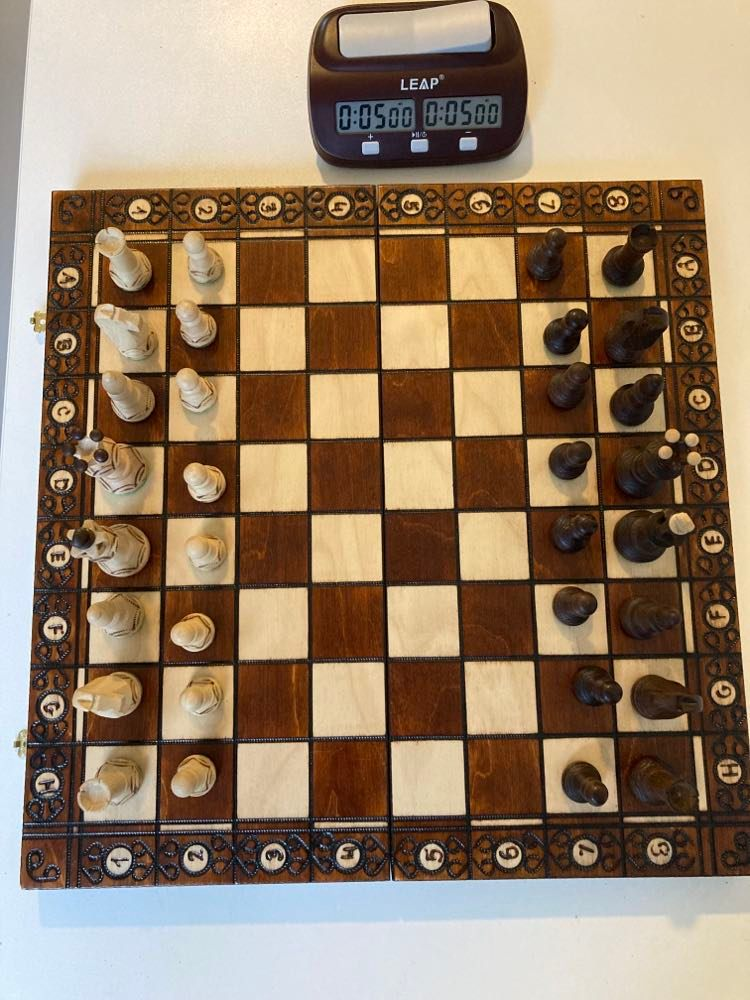
#> input picture photos_test/0.jpg, 750 x 1000 px
$ jupyter execute box_detection.ipynb   (older library calls are emulated)
#> lines starting #> are read from the running program, lines starting #| are printed output that depends on the picture; after the words box and inside, x2 and y2 are one past the last pixel; in counts of white or black regions, pixels touching at a corner belong together; long printed decimals are rounded
[cell 1]
import cv2
import numpy as np
from matplotlib import pyplot as plt

import os
print(os.getcwd())

img = cv2.imread('./photos_test/0.jpg',1)
#> img is the input picture: shape (1000, 750, 3); mean B, G, R 105, 128.1, 150
img = cv2.cvtColor(img, cv2.COLOR_BGR2RGB)
img_gray= cv2.cvtColor(img, cv2.COLOR_RGB2GRAY)
plt.imshow(img_gray, cmap = 'gray')
plt.show()

[cell 2]
kernel_size = 3
sigma = 1.4

gaussian_blur = cv2.GaussianBlur(img_gray,(5,5),1.4,1.4,cv2.BORDER_DEFAULT)

plt.imshow(gaussian_blur, cmap = 'gray')
plt.show()

[cell 3]
def apply_binary_threshold(img, threshold):
#> called with threshold = 128
    height, width = img.shape
    binary_image = np.copy(img)
    for i in range(height):
        for j in range(width):
            if img[i,j] >=threshold:
                binary_image[i,j] = 255
            else :
                binary_image[i,j] = 0
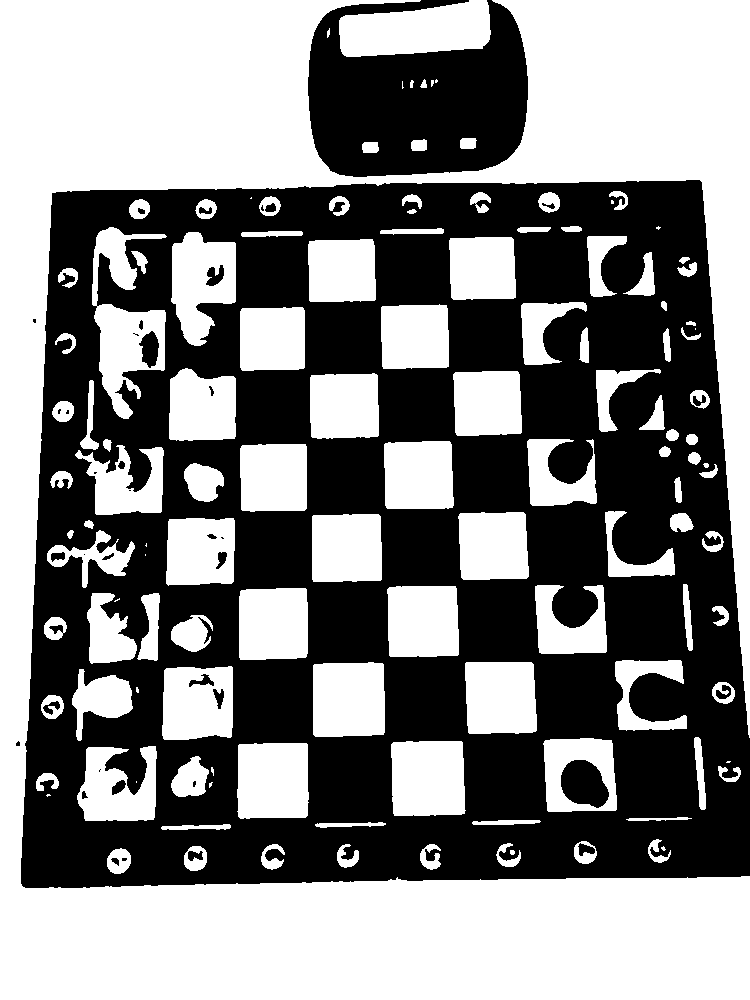
#> binary_image: shape (1000, 750); 51.6% white; 39 black regions (13 under 20 px), largest, box (x1, y1, x2, y2) and area: (21, 180, 750, 888) 330932, (308, 0, 528, 177) 27901, (561, 760, 609, 808) 1684
    return binary_image

threshold = 128
binary_img = apply_binary_threshold(gaussian_blur, threshold)
plt.imshow(binary_img, cmap = 'gray')
plt.show()

[cell 4]
# avec le laplacian
laplacian = cv2.Laplacian(binary_img,cv2.CV_64F)

# avec sobel
sobelx = cv2.Sobel(binary_img,cv2.CV_8UC1,1,0,ksize=5)
#> sobelx: shape (1000, 750); 4.8% white; 401 white regions (74 under 20 px), largest, box (x1, y1, x2, y2) and area: (698, 178, 749, 740) 2420, (90, 225, 125, 421) 1038, (477, 0, 530, 173) 1031
sobely = cv2.Sobel(binary_img,cv2.CV_8UC1,0,1,ksize=5)
#> sobely: shape (1000, 750); 4.9% white; 326 white regions (29 under 20 px), largest, box (x1, y1, x2, y2) and area: (19, 874, 750, 890) 3110, (312, 130, 526, 179) 1173, (45, 537, 137, 555) 641


plt.subplot(2,2,1),plt.imshow(img_gray,cmap = 'gray')
plt.title('Original'), plt.xticks([]), plt.yticks([])
plt.subplot(2,2,2),plt.imshow(laplacian,cmap = 'gray')
plt.title('Laplacian'), plt.xticks([]), plt.yticks([])
plt.subplot(2,2,3),plt.imshow(sobelx,cmap = 'gray')
plt.title('Sobel X'), plt.xticks([]), plt.yticks([])
plt.subplot(2,2,4),plt.imshow(sobely,cmap = 'gray')
plt.title('Sobel Y'), plt.xticks([]), plt.yticks([])
plt.show()

# Sobel transformations

[cell 5]
plt.subplots(1, 3, figsize=(20,10))

plt.subplot(1,3,1),plt.imshow(img_gray,cmap = 'gray')
plt.title('Original'), plt.xticks([]), plt.yticks([])
plt.subplot(1,3,2),plt.imshow(sobelx,cmap = 'gray')
plt.title('Sobel X'), plt.xticks([]), plt.yticks([])
plt.subplot(1,3,3),plt.imshow(sobely,cmap = 'gray')
plt.title('Sobel Y'), plt.xticks([]), plt.yticks([])
plt.show()

[cell 6]
cdst = np.copy(img)

edges = cv2.Canny(binary_img,50,150,apertureSize = 3)
#> edges: shape (1000, 750); 2.8% white in thin lines or dots, all inside (x1, y1, x2, y2) = (15, 0, 750, 888)

plt.imshow(edges)
plt.show()

lines = cv2.HoughLines(edges, 1, np.pi / 180, 50, None, 0, 0)
#> lines = 1444 rows, first 8: [887, 1.55], [-681, 3.05], [192, 1.55], [828, 1.55], [65, 0.0524], [-503, 3.09], [587, 1.55], [822, 1.55]
for rho,theta in lines[0]:
    a = np.cos(theta)
    b = np.sin(theta)
    x0 = a*rho
    y0 = b*rho
    x1 = int(x0 + 1000*(-b))
    y1 = int(y0 + 1000*(a))
    x2 = int(x0 - 1000*(-b))
    y2 = int(y0 - 1000*(a))

    cv2.line(cdst,(x1,y1),(x2,y2),(0,0,255),2)
#> this loop made 1 pass
#> (rho, theta, a, b, x0, y0, x1, y1) on pass 1: (887, 1.55, 0.0175, 1, 15.48, 886.9, -984, 904)
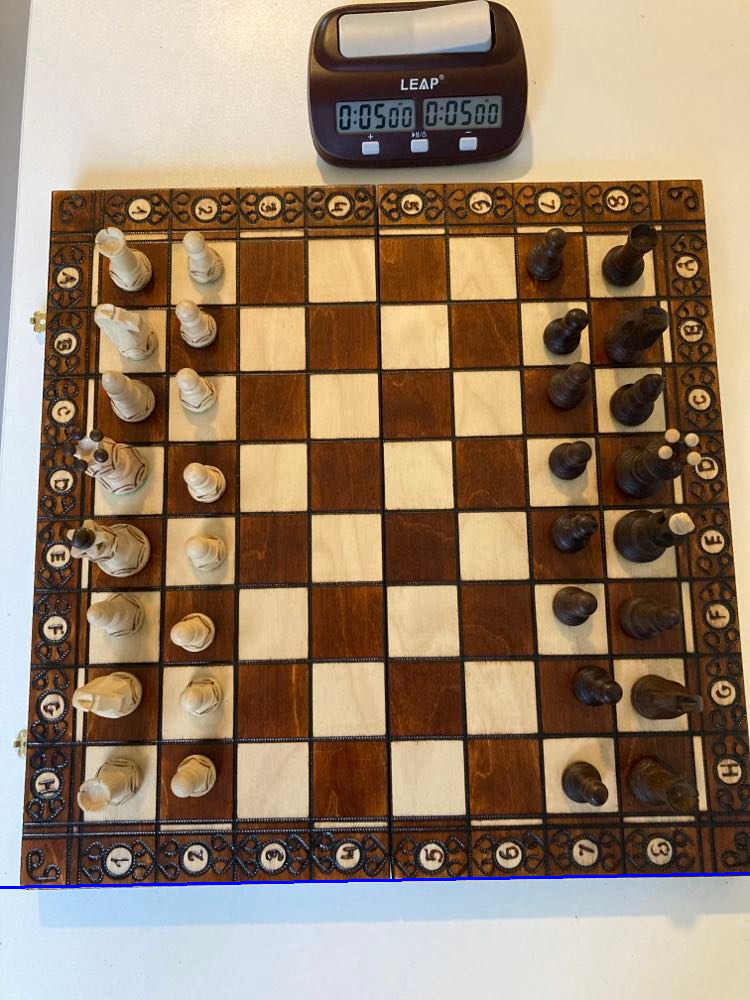
#> cdst: shape (1000, 750, 3); mean R, G, B 149.7, 127.8, 105.6

[cell 7]
def get_points_full_line(l, width, height):
    x1, y1, x2, y2 = l[0], l[1], l[2], l[3]

    if x1 == x2 :
        return (x1, 0), (x2, height)

    if y1 == y2 :
        return (0, y1), (width, y1)

    slope = (y2 - y1) / (x2 - x1)
    ord_origin = y1 - slope * x1

    if y1 < y2 :
        return (0, round(ord_origin)), (round((height - ord_origin) / slope) , height)
    elif y1 > y2 :
        return (0, round(ord_origin)), (round(( - ord_origin) / slope) , 0)

# [13 lines of commented-out code are left out]

[cell 8]
def check_line_already_existing(point1, point2, points, epsilon):
    for (x1, y1), (x2, y2)  in points:
        if np.sqrt((point1[0] -x1)**2 + (point1[1] -y1)**2) < epsilon and np.sqrt((point2[0] -x2)**2 + (point2[1] -y2)**2):
            return True
    return False

def dist(p1, p2):
    return np.sqrt((p1[0]- p2[0])**2 + (p1[1]- p2[1])**2)

[cell 9]
img_lines = np.copy(img)
img_lines_prolonged = np.copy(img)

# Probabilistic Line Transform
linesP = cv2.HoughLinesP(edges, 1, np.pi / 180, 30, None, 50, 10)
#> linesP = 77 rows, first 6: [261, 882, 388, 880], [21, 846, 32, 618], [163, 825, 230, 824], [501, 183, 686, 180], [711, 307, 748, 736], [382, 229, 442, 228]
length_lines = []

if linesP is not None:
    for i in range(0, len(linesP)):
        l = linesP[i][0]
        length_lines.append(dist((l[0],l[1]),(l[2], l[3])))
#> this loop made 77 passes
#> after the loop, length_lines = 77 values, max 430.6 at index 4, min 51 at index 16, mean 80.55

median_length_lines = np.median(length_lines)
#> median_length_lines = 63.2
print(median_length_lines)
#| 63.198
points = []
# Draw the lines
if linesP is not None:
    for i in range(0, len(linesP)):
        l = linesP[i][0]
        if  median_length_lines - 20 < dist((l[0],l[1]),(l[2], l[3])) < median_length_lines +20 :
            point1, point2 = get_points_full_line(l, img.shape[1], img.shape[0])
            if not check_line_already_existing(point1, point2, points, 30) :
                points.append((point1, point2))
                cv2.line(img_lines_prolonged, point1, point2, (0,0,255), 3, cv2.LINE_AA)
                cv2.line(img_lines, (l[0], l[1]), (l[2], l[3]), (0,0,255), 3, cv2.LINE_AA)
#> this loop made 77 passes
#> (x1 in get_points_full_line, y1 in get_points_full_line, x2 in get_points_full_line, y2 in get_points_full_line, slope in get_points_full_line, ord_origin in get_points_full_line, point1, point2) on passes 3, 6, 7, 8, 9, 11, 12: (163, 825, 230, 824, -0.0149, 827.4, (0, 827), (55438, 0)), (382, 229, 442, 228, -0.0167, 235.4, (0, 235), (14122, 0)), (527, 440, 530, 504, 21.33, -10802.7, (0, -10803), (553, 1000)), (698, 876, 749, 875, -0.0196, 889.7, (0, 890), (45374, 0)), (91, 463, 93, 386, -38.5, 3966.5, (0, 3966), (103, 0)), (608, 576, 672, 575, -0.0156, 585.5, (0, 586), (37472, 0)), (451, 237, 510, 236, -0.0169, 244.6, (0, 245), (14434, 0))
#> img_lines: shape (1000, 750, 3); mean R, G, B 147.6, 126.1, 107.8
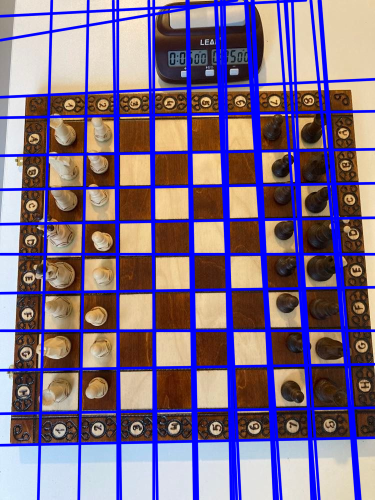
#> img_lines_prolonged: shape (1000, 750, 3) (shown at 1/2 size); mean R, G, B 124.4, 106.6, 136.6
#> after the loop, points = 38 items

[cell 10]
plt.subplots(1, 3, figsize=(20,10))

plt.subplot(1,3,1),plt.imshow(img)
plt.title('Original'), plt.xticks([]), plt.yticks([])
plt.subplot(1,3,2),plt.imshow(img_lines)
plt.title('HoughLinesP'), plt.xticks([]), plt.yticks([])
plt.subplot(1,3,3),plt.imshow(img_lines_prolonged)
plt.title('Lines prolonged'), plt.xticks([]), plt.yticks([])
plt.show()

[cell 11]
img_gray_lines = np.copy(img_gray)
img_gray_lines_prolonged = np.copy(img_gray)
mask_lines = 255 + np.zeros(img_gray.shape)

# Probabilistic Line Transform
linesP = cv2.HoughLinesP(edges, 1, np.pi / 180, 30, None, 50, 10)

if linesP is not None:
    for i in range(0, len(linesP)):
        l = linesP[i][0]
        length_lines.append(dist((l[0],l[1]),(l[2], l[3])))
#> after the loop, length_lines = 154 values, max 430.6 at index 4, min 51 at index 16, mean 80.55

median_length_lines = np.median(length_lines)
print(median_length_lines)
#| 63.198

points = []

# Draw the lines
if linesP is not None:
    for i in range(0, len(linesP)):
        l = linesP[i][0]
        if  median_length_lines - 20 < dist((l[0],l[1]),(l[2], l[3])) < median_length_lines +20 :
            point1, point2 = get_points_full_line(l, img.shape[1], img.shape[0])
            if not check_line_already_existing(point1, point2, points, 30) :
                points.append((point1, point2))
                cv2.line(img_gray_lines, (l[0], l[1]), (l[2], l[3]), 0, 3, cv2.LINE_AA)
                cv2.line(img_gray_lines_prolonged, point1, point2, 0, 3, cv2.LINE_AA)
                cv2.line(mask_lines, point1, point2, 0, 3, cv2.LINE_AA)
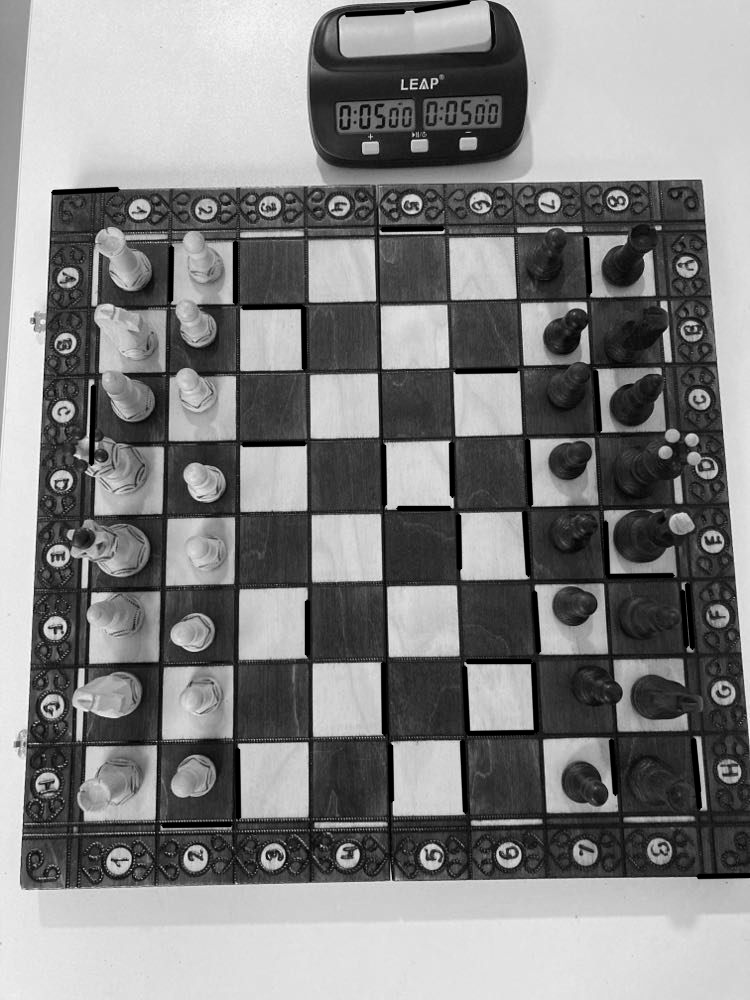
#> img_gray_lines: shape (1000, 750); min 0, max 255, mean 130
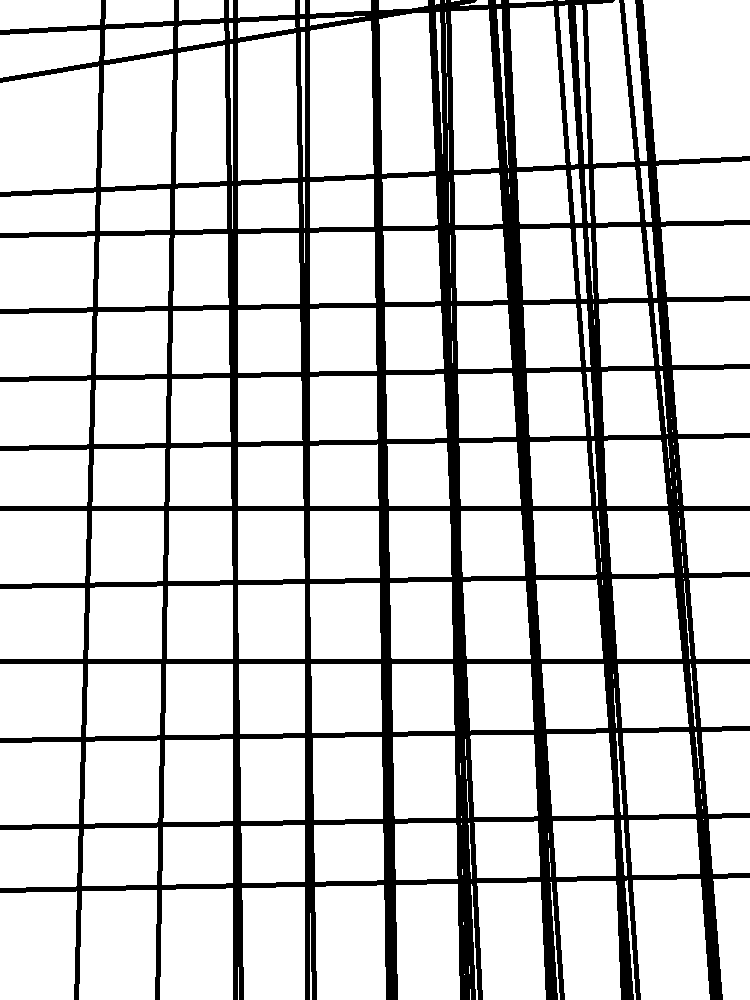
#> mask_lines: shape (1000, 750) float64; 81.9% white; 1 black region, box (x1, y1, x2, y2) and area: (0, 0, 750, 1000) 135595

[cell 12]
plt.subplots(1, 3, figsize=(20,10))

plt.subplot(1,3,1),plt.imshow(img_gray,cmap = 'gray')
plt.title('Original'), plt.xticks([]), plt.yticks([])
plt.subplot(1,3,2),plt.imshow(img_gray_lines_prolonged,cmap = 'gray')
plt.title('Lines prolonged'), plt.xticks([]), plt.yticks([])
plt.subplot(1,3,3),plt.imshow(mask_lines,cmap = 'gray')
plt.title('Mask Lines'), plt.xticks([]), plt.yticks([])
plt.show()

$ run again, with photos_test/1.jpg copied over photos_test/0.jpg
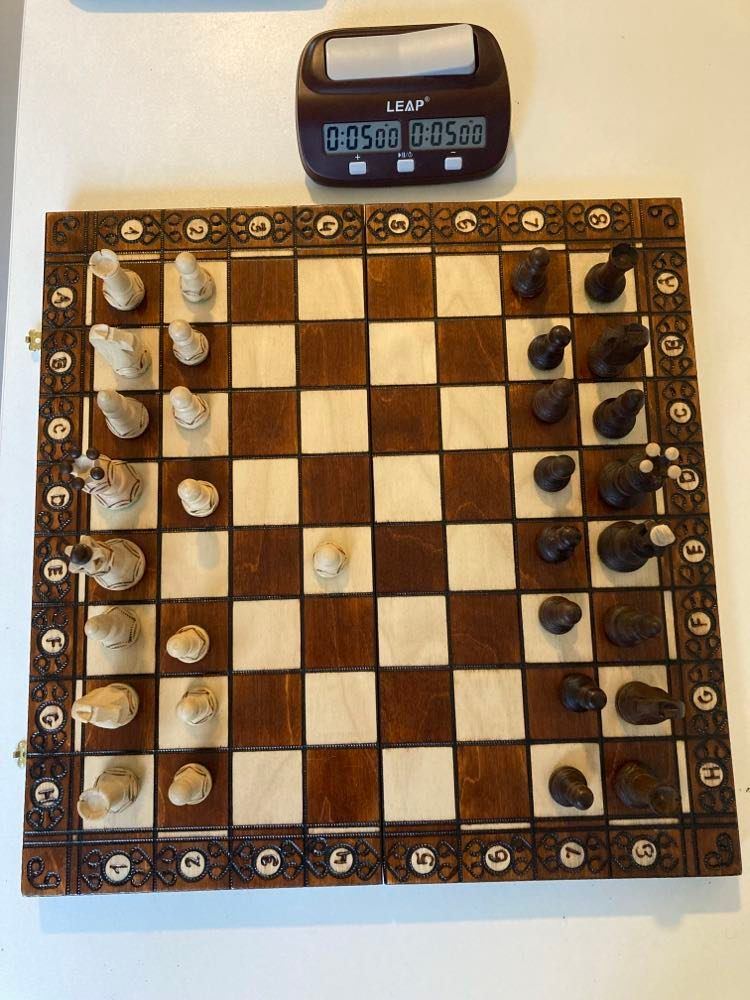
#> input picture photos_test/1.jpg, 750 x 1000 px
#> img is the input picture: shape (1000, 750, 3); mean B, G, R 107, 131.6, 152.7
#> after the loop in apply_binary_threshold, `for i in range(height):`:
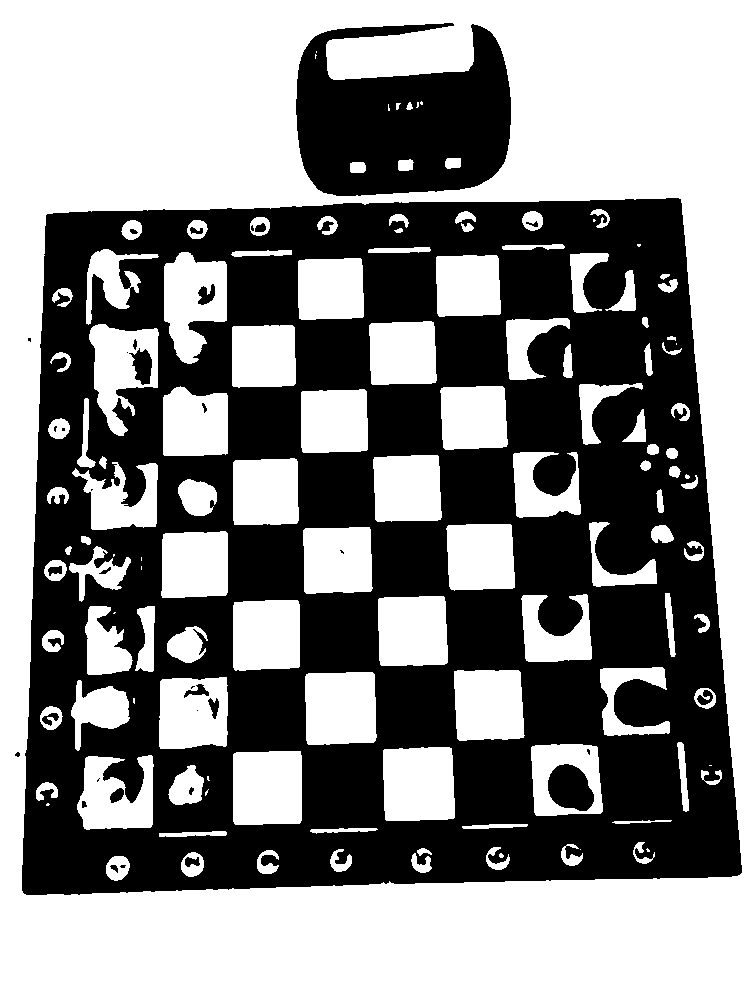
#> binary_image: shape (1000, 750); 53.6% white; 35 black regions (13 under 20 px), largest, box (x1, y1, x2, y2) and area: (22, 198, 742, 895) 317640, (296, 23, 511, 196) 26498, (548, 764, 594, 811) 1602
#> sobelx: shape (1000, 750); 4.8% white; 413 white regions (91 under 20 px), largest, box (x1, y1, x2, y2) and area: (677, 196, 744, 878) 2996, (469, 22, 513, 190) 975, (87, 322, 120, 438) 634
#> sobely: shape (1000, 750); 4.8% white; 318 white regions (31 under 20 px), largest, box (x1, y1, x2, y2) and area: (20, 871, 744, 897) 3101, (298, 149, 510, 198) 1207, (42, 552, 133, 578) 697
#> edges: shape (1000, 750); 2.8% white in thin lines or dots, all inside (x1, y1, x2, y2) = (15, 22, 742, 895)
#> lines = 1263 rows, first 8: [52, 0.0349], [-661, 3.05], [889, 1.55], [896, 1.54], [232, 0], [212, 1.55], [209, 1.55], [-483, 3.09]
#> the loop `for rho,theta in lines[0]:` made 1 pass
#> (rho, theta, a, b, x0, y0, x1, y1) on pass 1: (52, 0.0349, 0.999, 0.0349, 51.97, 1.81, 17, 1001)
#> linesP = 73 rows, first 6: [30, 649, 36, 461], [681, 202, 726, 712], [465, 881, 551, 880], [387, 883, 443, 882], [232, 519, 232, 463], [304, 677, 305, 739]
#> the loop `for i in range(0, len(linesP)):` made 73 passes
#> after the loop `for i in range(0, len(linesP)):`: length_lines = 73 values, max 512 at index 1, min 50 at index 21, mean 79.56
#> median_length_lines = 61.03
#| 61.033
#> the loop `for i in range(0, len(linesP)):` made 73 passes
#> (point1, point2) on passes 4, 6, 9, 11, 12, 13, 15: ((0, 890), (49835, 0)), ((0, -18171), (309, 1000)), ((0, -7569), (623, 1000)), ((0, -10138), (391, 1000)), ((0, -9357), (536, 1000)), ((0, 207), (15516, 0)), ((0, -16726), (306, 1000))
#> after the loop `for i in range(0, len(linesP)):`: points = 44 items
#> after the loop `for i in range(0, len(linesP)):`: length_lines = 146 values, max 512 at index 1, min 50 at index 21, mean 79.56
#| 61.033
#> after the loop `for i in range(0, len(linesP)):`:
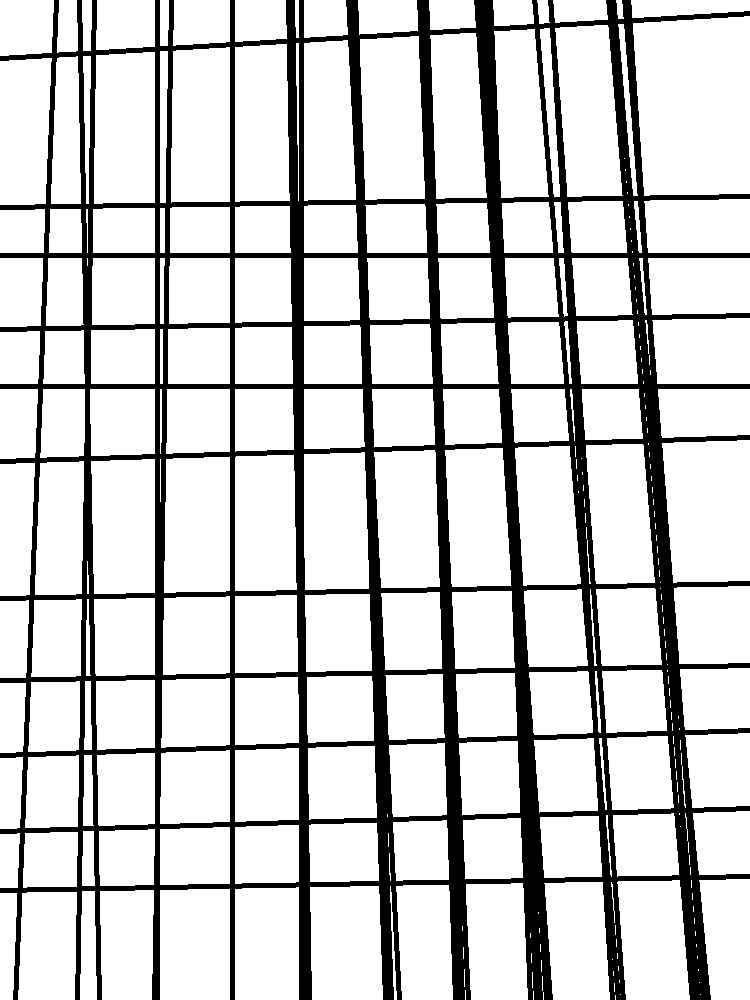
#> mask_lines: shape (1000, 750) float64; 80.7% white; 1 black region, box (x1, y1, x2, y2) and area: (0, 0, 750, 1000) 145007
